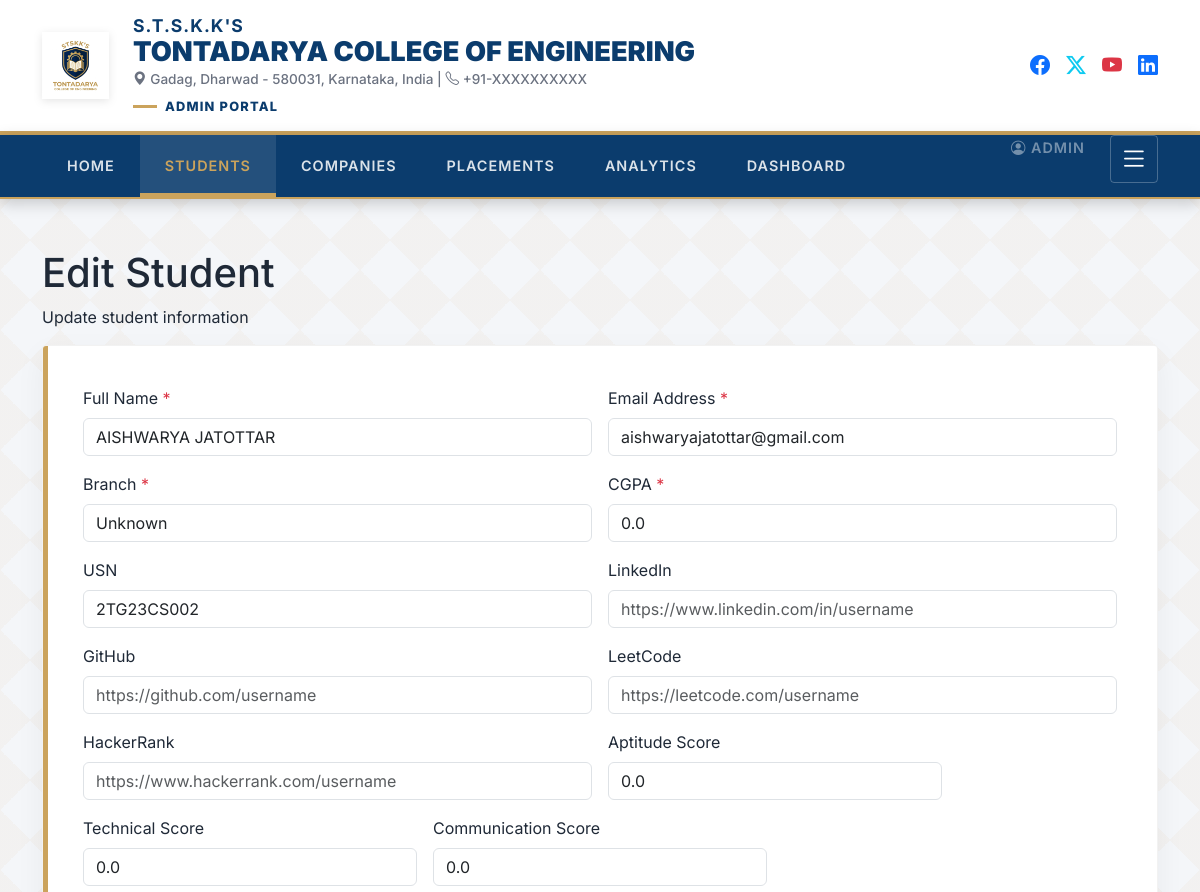
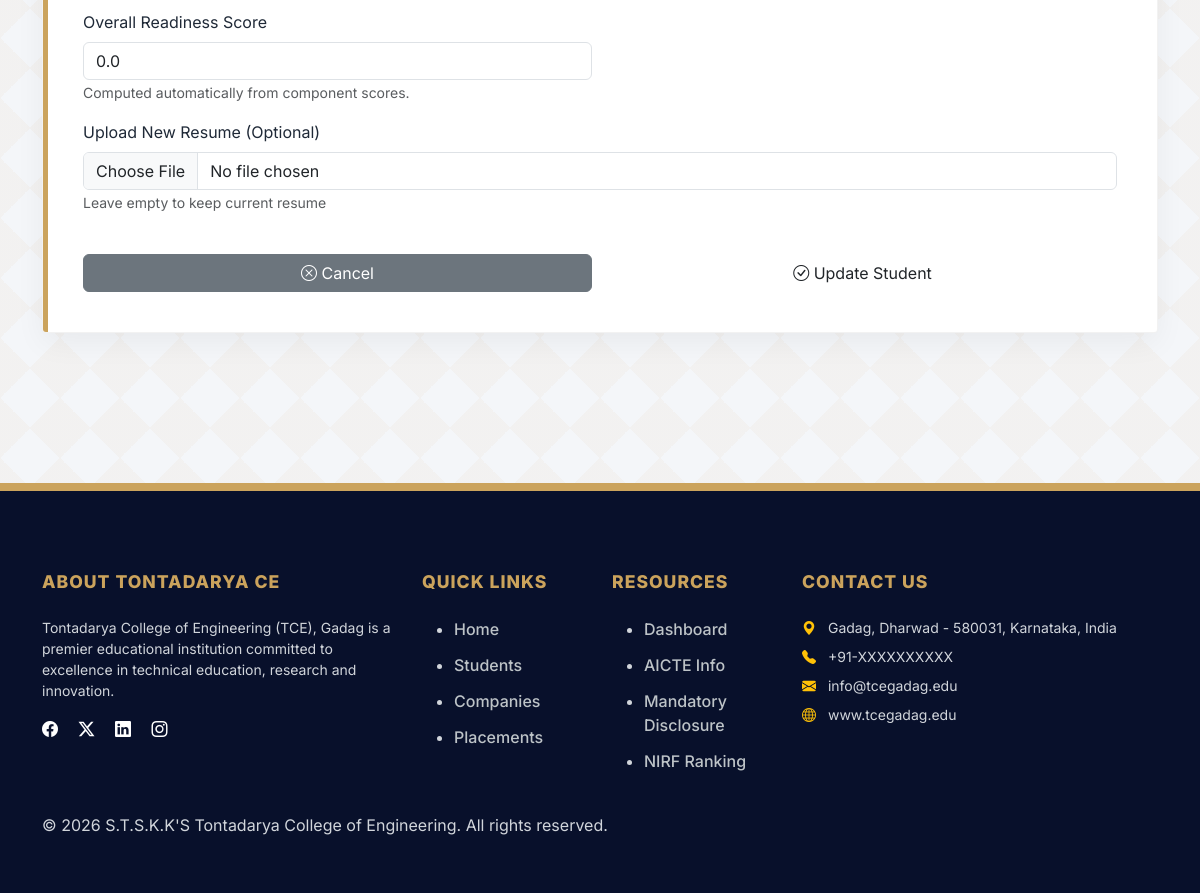
The page /students/155/edit/ (signed in) on the database its author committed (2 pictures, top to bottom).
### core/models.py (models this page shows, shortened)
class Student(models.Model):
    name = models.CharField(max_length=100)
    email = models.EmailField(unique=True, db_index=True)
    branch = models.CharField(max_length=50, db_index=True)
    cgpa = models.FloatField(
        default=0,
        validators=[MinValueValidator(0.0), MaxValueValidator(10.0)],
        db_index=True
    )
    resume = models.FileField(
        upload_to='resumes/%Y/%m/',
        null=True,
        blank=True,
        validators=[FileExtensionValidator(allowed_extensions=['pdf', 'doc', 'docx'])]
    )
    phone = models.CharField(max_length=15, blank=True, null=True)
    usn = models.CharField(max_length=50, blank=True, null=True, unique=True, db_index=True)
    password = models.CharField(max_length=128, blank=True, help_text='Hashed student login password; initially set from the USN.')
    linkedin = models.URLField(blank=True, null=True, help_text="LinkedIn profile URL")
    github = models.URLField(blank=True, null=True, help_text="GitHub profile URL")
    leetcode = models.URLField(blank=True, null=True, help_text="LeetCode profile URL")
    hackerrank = models.URLField(blank=True, null=True, help_text="HackerRank profile URL")
    headline = models.CharField(max_length=255, blank=True, null=True, help_text="Professional headline (e.g. Aspiring Software Engineer)")
    profile_picture = models.ImageField(
        upload_to='profiles/%Y/%m/',
        null=True,
        blank=True,
        validators=[FileExtensionValidator(allowed_extensions=['jpg', 'jpeg', 'png'])]
    )
    skills = models.TextField(
        blank=True,
        help_text="Comma-separated skills (e.g. python, sql, dsa)"
    )
    aptitude_score = models.FloatField(
        default=0.0,
        validators=[MinValueValidator(0.0), MaxValueValidator(100.0)],
        help_text="Aptitude score as a percentage"
    )
    technical_score = models.FloatField(
        default=0.0,
        validators=[MinValueValidator(0.0), MaxValueValidator(100.0)],
        help_text="Technical score as a percentage"
    )
    communication_score = models.FloatField(
        default=0.0,
        validators=[MinValueValidator(0.0), MaxValueValidator(100.0)],
        help_text="Communication score as a percentage"
    )
    overall_readiness_score = models.FloatField(
        default=0.0,
        validators=[MinValueValidator(0.0), MaxValueValidator(100.0)],
        help_text="Overall readiness score (average of aptitude, technical and communication)"
    )
    bio = models.TextField(blank=True, null=True)
    created_at = models.DateTimeField(default=timezone.now)
    updated_at = models.DateTimeField(auto_now=True)
    class Meta:
        ordering = ['-cgpa', 'name']
        indexes = [
            models.Index(fields=['branch', 'cgpa']),
        ]

### core/views.py (the view)
# urls.py: path('students/<int:id>/edit/', views.edit_student, name='edit_student'),
@role_required(['admin'])
def edit_student(request, id):
    student = get_object_or_404(Student, id=id)
    if request.method == 'POST':
        form = StudentForm(request.POST, request.FILES, instance=student)
        if form.is_valid():
            form.save()
            logger.info(f"Student updated: {student.name} (ID: {student.id})")
            messages.success(request, f"Student '{student.name}' updated successfully!")
            return redirect('students')
    else:
        form = StudentForm(instance=student)
    return render(request, 'core/edit_student.html', {'form': form, 'student': student})

### core/templates/core/edit_student.html (shortened to what this page needs)
{% extends 'core/base.html' %}
{% block content %}
<div class="page-header">
    <h1>Edit Student</h1>
    <p>Update student information</p>
</div>
<div class="form-container glass-section">
    <form method="POST" enctype="multipart/form-data">
        <div class="row g-3">
            <div class="col-md-6">
                <label for="{{ form.name.id_for_label }}" class="form-label">
                    Full Name <span class="text-danger">*</span>
                </label>
                {{ form.name }}
            </div>
            <div class="col-md-6">
                <label for="{{ form.email.id_for_label }}" class="form-label">
                    Email Address <span class="text-danger">*</span>
                </label>
                {{ form.email }}
            </div>
            <div class="col-md-6">
                <label for="{{ form.branch.id_for_label }}" class="form-label">
                    Branch <span class="text-danger">*</span>
                </label>
                {{ form.branch }}
            </div>
            <div class="col-md-6">
                <label for="{{ form.cgpa.id_for_label }}" class="form-label">
                    CGPA <span class="text-danger">*</span>
                </label>
                {{ form.cgpa }}
            </div>
            <div class="col-md-6">
                <label for="{{ form.usn.id_for_label }}" class="form-label">
                    USN
                </label>
                {{ form.usn }}
            </div>
            <div class="col-md-6">
                <label for="{{ form.linkedin.id_for_label }}" class="form-label">
                    LinkedIn
                </label>
                {{ form.linkedin }}
            </div>
            <div class="col-md-6">
                <label for="{{ form.github.id_for_label }}" class="form-label">
                    GitHub
                </label>
                {{ form.github }}
            </div>
            <div class="col-md-6">
                <label for="{{ form.leetcode.id_for_label }}" class="form-label">
                    LeetCode
                </label>
                {{ form.leetcode }}
            </div>
            <div class="col-md-6">
                <label for="{{ form.hackerrank.id_for_label }}" class="form-label">
                    HackerRank
                </label>
                {{ form.hackerrank }}
            </div>
            <div class="col-md-4">
                <label for="{{ form.aptitude_score.id_for_label }}" class="form-label">
                    Aptitude Score
                </label>
                {{ form.aptitude_score }}
            </div>
            <div class="col-md-4">
                <label for="{{ form.technical_score.id_for_label }}" class="form-label">
                    Technical Score
                </label>
                {{ form.technical_score }}
            </div>
            <div class="col-md-4">
                <label for="{{ form.communication_score.id_for_label }}" class="form-label">
                    Communication Score
                </label>
                {{ form.communication_score }}
            </div>
            <div class="col-md-6">
                <label for="{{ form.overall_readiness_score.id_for_label }}" class="form-label">
                    Overall Readiness Score
                </label>
                {{ form.overall_readiness_score }}
                <small class="text-muted">Computed automatically from component scores.</small>
            </div>
            <div class="col-12">
                <label for="{{ form.resume.id_for_label }}" class="form-label">
                    Upload New Resume (Optional)
                </label>
                {{ form.resume }}
                <small class="text-muted">Leave empty to keep current resume</small>
            </div>
        </div>
        <div class="row g-3 mt-4">
            <div class="col-md-6">
                <a href="{% url 'student_detail' student.id %}" class="btn btn-secondary w-100">
                    <i class="bi bi-x-circle"></i> Cancel
                </a>
            </div>
            <div class="col-md-6">
                <button type="submit" class="btn btn-primary-custom w-100">
                    <i class="bi bi-check-circle"></i> Update Student
                </button>
            </div>
        </div>
    </form>
</div>
{% endblock %}

### core/templates/core/base.html (style rules this page uses)
:root { --rv-navy: #0b3c6d; --rv-gold: #CBA35C; --rv-dark-navy: #08102B; --text-dark: #1f2937; --text-light: #6b7280; --bg-light: #f4f6f9; }
body { font-family: 'Inter', sans-serif; background-color: var(--bg-light); background-image: linear-gradient(45deg, rgba(203, 163, 92, 0.05) 25%, transparent 25%, transparent 75%, rgba(203, 163, 92, 0.05) 75%, rgba(203, 163, 92, 0.05)), linear-gradient(-45deg, rgba(203, 163, 92, 0.05) 25%, transparent 25%, transparent 75%, rgba(203, 163, 92, 0.05) 75%, rgba(203, 163, 92, 0.05)); background-size: 60px 60px; color: var(--text-dark); overflow-x: hidden; }
.glass-section { background: #fff; border-radius: 4px; padding: 40px; margin-bottom: 40px; box-shadow: 0 10px 30px rgba(0,0,0,0.05); border: 1px solid rgba(0,0,0,0.05); position: relative; overflow: hidden; }
.glass-section::before { content: ''; position: absolute; top: 0; left: 0; width: 5px; height: 100%; background: var(--rv-gold); }

### rows shown on the page
Student: name "AISHWARYA JATOTTAR", email "aishwaryajatottar@gmail.com", branch "Unknown", cgpa "0.0", usn "2TG23CS002", aptitude_score "0.0", technical_score "0.0", communication_score "0.0", overall_readiness_score "0.0"

### other values the page prints
{{ request.session.role|capfirst }} "ADMIN"
